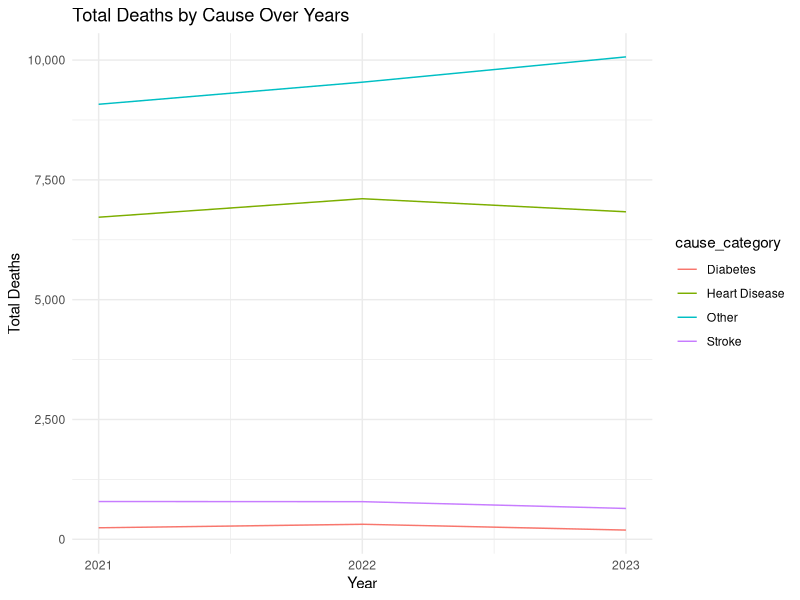
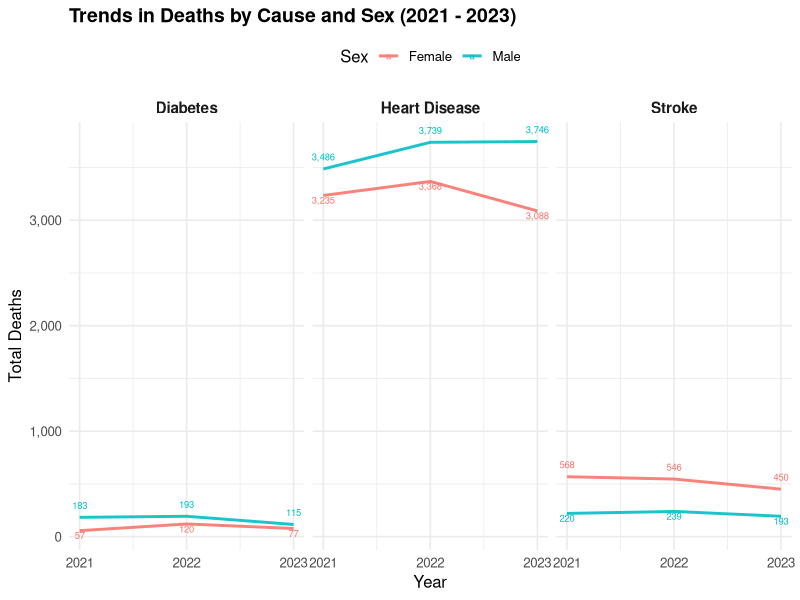
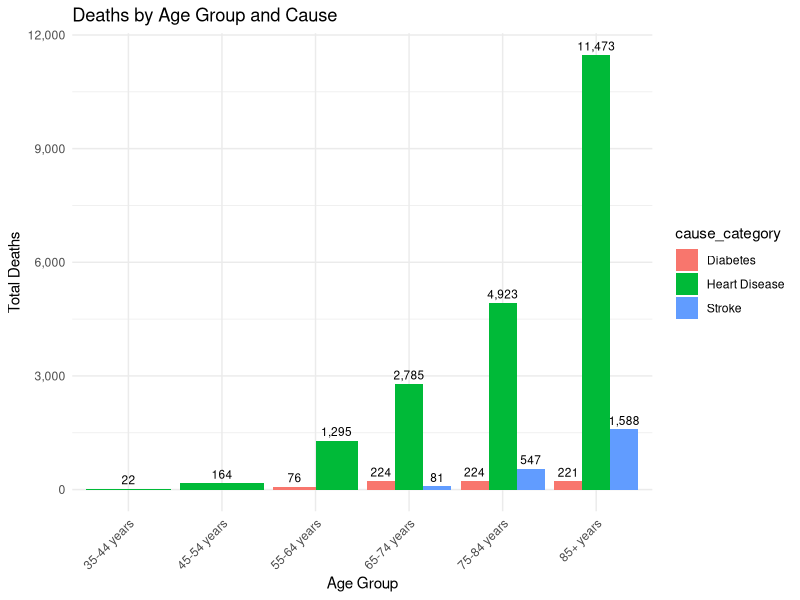

Reproduce these figures in R, in order.
## ---- chunk 1
# Load required packages
library(tidyverse)
library(readxl)
library(here)
library(scales)
library(dplyr)
library(ggplot2)

# Set default chunk options
knitr::opts_chunk$set(
  echo = TRUE,          # Show code
  warning = FALSE,      # Hide warnings
  message = FALSE       # Hide messages
)

# Source project functions

# Load processed data
clean_data <- read_csv(here("data/processed/clean_data.csv"))
mort_selected <- read_csv(here("data/processed/mort_selected.csv"))
## ---- chunk 2

overall_by_cause <- clean_data %>%
  filter(cause_category %in% c("Heart Disease", "Diabetes", "Stroke")) %>%
  group_by(cause_category) %>%
  summarise(total_deaths = sum(deaths, na.rm = TRUE)) %>%
  mutate(total_deaths = comma(total_deaths)) %>%
  arrange(desc(total_deaths))

# overall_by_cause

knitr::kable(overall_by_cause,
            caption = "Total Deaths by Disease from 2021 to 2023",
            col.names = c("Chronic Disease Category", "Total Deaths"))

## ---- chunk 3

ggplot(clean_data, aes(x = year, y = deaths, color = cause_category)) +
  geom_line(stat = "summary", fun = sum) +
  scale_x_continuous(breaks = c(2021, 2022, 2023)) +
  scale_y_continuous(labels = comma) +
  labs(title = "Total Deaths by Cause Over Years",
       x = "Year", y = "Total Deaths") +
  theme_minimal()

## ---- chunk 4

overall_by_sex <- clean_data %>%
  group_by(sex) %>%
  summarise(total_deaths = sum(deaths, na.rm = TRUE)) %>%
  mutate(total_deaths = comma(total_deaths))

knitr::kable(overall_by_sex,
             caption = "Total Deaths per sex (2021-2023)",
             col.names = c("Sex", "Total Deaths"))

sex_by_cause <- clean_data %>%
filter(cause_category %in% c("Heart Disease", "Diabetes", "Stroke")) %>%
group_by(sex, cause_category) %>%
summarise(total_deaths = sum(deaths, na.rm = TRUE))

sex_by_cause_wide <- sex_by_cause %>%
  pivot_wider(names_from = cause_category,
              values_from = total_deaths) %>%
  mutate(`Heart Disease` = comma(`Heart Disease`),
         Diabetes = comma(Diabetes),
         Stroke = comma(Stroke))

knitr::kable(sex_by_cause_wide,
             caption = "Total Deaths per Sex by Cause Category")


## ---- chunk 5

deaths_trend <- mort_selected %>%
  filter(cause_category %in% c("Heart Disease", "Diabetes", "Stroke")) %>%
  group_by(year, cause_category, sex) %>%
  summarise(total_deaths = sum(deaths, na.rm = TRUE), .groups = "drop")

ggplot(deaths_trend, aes(x = year, y = total_deaths, color = sex, group = sex)) +
  
  # Lines
  geom_line(size = 1, alpha = 0.9) +
  
  # Text labels with sex-specific positions
  geom_text(
    aes(
      label = scales::comma(total_deaths), 
      vjust = case_when(
        # --- Heart Disease + Diabetes --- 
        cause_category %in% c("Heart Disease", "Diabetes") & sex == "Male" ~ -1.2, # above
        cause_category %in% c("Heart Disease", "Diabetes") & sex == "Female" ~ 1.2, # below
        
        # --- Stroke ---
        cause_category %in% c("Stroke") & sex == "Male" ~ 1.2, # above
        cause_category %in% c("Stroke") & sex == "Female" ~ -1.2, # above
        
        )), # women above, men below - HMMM
    size = 2.4
    ) +
  
  facet_wrap(~cause_category, scales = "fixed") +
  scale_x_continuous(breaks = c(2021, 2022, 2023)) +
  scale_y_continuous(labels = scales::comma) +
  
  labs(
    title = "Trends in Deaths by Cause and Sex (2021 - 2023)",
    x = "Year", 
    y = "Total Deaths", 
    color = "Sex"
  ) +
  
  theme_minimal(base_size = 12) +
  theme(
    strip.text = element_text(size = 11, face = "bold"),
    legend.position = "top",
    plot.title = element_text(face = "bold", size = 14)
  )
## ---- chunk 6

# Make sure age_group is clean
deaths_by_age <- mort_selected %>%
  filter(!is.na(age_group)) %>%
  mutate(age_group = str_trim(age_group)) %>%
  group_by(cause_category, age_group) %>%
  summarise(total_deaths = sum(deaths, na.rm = TRUE), .groups = "drop")

#age_levels <- c("35-44", "45-54", "55-64", "65-74", "75-84", "85+")
#deaths_by_age <- deaths_by_age %>%
#  mutate(age_group = factor(age_group, levels = age_levels))

# Pivot wide for reporting
deaths_by_age_wide <- deaths_by_age %>%
  pivot_wider(names_from = cause_category,
              values_from = total_deaths,
              values_fill = 0) # %>%
#  arrange(factor(age_group, levels = age_levels)) # Ensures the youngest are at the top

# Print table
knitr::kable(
  deaths_by_age_wide %>%
    mutate(across(-age_group, scales::comma)),
  caption = "Deaths by Age Group",
  col.names = c("Age Group", "Diabetes", "Heart Disease", "Stroke"))

# Bar plot
ggplot(deaths_by_age, aes(x = age_group, y = total_deaths, fill = cause_category)) +
  geom_col(position = position_dodge(width = 0.9)) +
  geom_text(aes(label = scales::comma(total_deaths)),
            position = position_dodge(width = 0.9),
            vjust = -0.5,
            size = 3) +
  scale_y_continuous(labels = scales::label_comma()) +
  labs(title = "Deaths by Age Group and Cause",
       x = "Age Group", y = "Total Deaths") +
  theme_minimal() +
  theme(axis.text.x = element_text(angle = 45, hjust = 1))

## ---- chunk 7

deaths_by_county <- mort_selected %>%
  group_by(cause_category, county) %>%
  summarise(total_deaths = sum(deaths, na.rm = TRUE), .groups = "drop") %>%
  arrange(cause_category, desc(total_deaths))

deaths_by_county_wide <- deaths_by_county %>%
  pivot_wider(names_from = cause_category, 
              values_from = total_deaths, 
              values_fill = 0) %>%
  arrange(desc(`Heart Disease`), desc(Stroke)) %>%
  mutate(county = factor(county, levels = county),
         `Heart Disease` = comma(`Heart Disease`),
         Diabetes = comma(Diabetes), 
         Stroke = comma(Stroke))

knitr::kable(
  deaths_by_county_wide,
  caption = "Total Deaths by County and Cause Category (2021-2023)"
)
